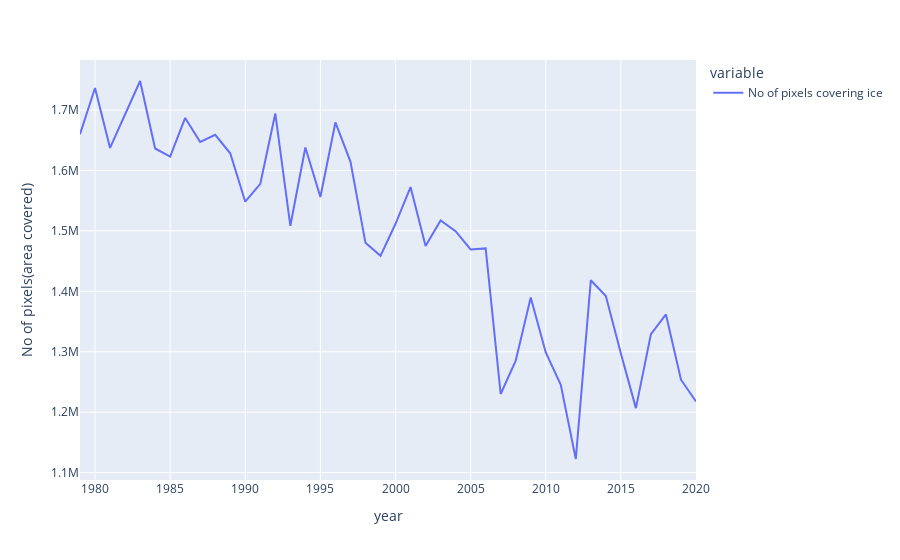

Here is the notebook cell this chart was saved with:
### Code cell
fig = px.line(df,x='year',y=['No of pixels covering ice'],labels={"value":"No of pixels(area covered)"})
fig.show()

### Figure 1 — Plotly figure (JSON) as saved in the notebook; plotly's stock layout.template omitted (floating-point values rounded to 4 significant figures)
{"data": [{"hovertemplate": "variable=No of pixels covering ice<br>year=%{x}<br>No of pixels(area covered)=%{y}<extra></extra>", "legendgroup": "No of pixels covering ice", "line": {"color": "#636efa", "dash": "solid"}, "mode": "lines", "name": "No of pixels covering ice", "orientation": "v", "showlegend": true, "type": "scatter", "x": [1979, 1980, 1981, 1982, 1983, 1984, 1985, 1986, 1987, 1988, 1989, 1990, 1991, 1992, 1993, 1994, 1995, 1996, 1997, 1998, 1999, 2000, 2001, 2002, 2003, 2004, 2005, 2006, 2007, 2008, 2009, 2010, 2011, 2012, 2013, 2014, 2015, 2016, 2017, 2018, 2019, 2020], "xaxis": "x", "y": [1660062, 1736597, 1637385, 1692922, 1748132, 1636466, 1622866, 1687015, 1647326, 1659157, 1628474, 1548358, 1577977, 1694306, 1508539, 1638060, 1556116, 1679477, 1614803, 1480317, 1458824, 1511827, 1572558, 1475150, 1517301, 1499610, 1469393, 1471065, 1230108, 1285350, 1389855, 1298790, 1245364, 1122518, 1418457, 1392172, 1296961, 1206723, 1329193, 1361724, 1253772, 1217630], "yaxis": "y"}], "layout": {"legend": {"title": {"text": "variable"}, "tracegroupgap": 0}, "margin": {"t": 60}, "xaxis": {"anchor": "y", "domain": [0, 1], "title": {"text": "year"}}, "yaxis": {"anchor": "x", "domain": [0, 1], "title": {"text": "No of pixels(area covered)"}}}}
